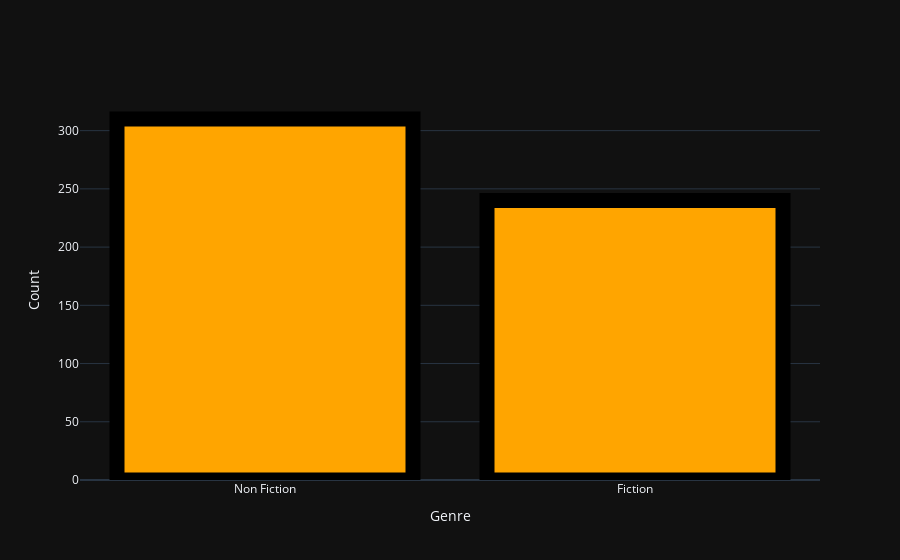

Notebook cell for this chart:
### Markdown cell above
#### OS MAIS VENDIDOS DE FICÇÃO E NÃO FICÇÃO

### Code cell
temp_df = dados['Genre'].value_counts().reset_index()


trace1 = go.Bar(
                x = temp_df['index'],
                y = temp_df['Genre'],
                marker = dict(color= 'rgb(255,165,0)',
                              line=dict(color='rgb(0,0,0)',width=15)))
layout = go.Layout(template= "plotly_dark", xaxis = dict(title = 'Genre'), yaxis = dict(title = 'Count'))
fig = go.Figure(data = [trace1], layout = layout)
fig.show()

### Figure 1 — Plotly figure (JSON) as saved in the notebook; plotly's stock layout.template omitted (floating-point values rounded to 4 significant figures)
{"data": [{"marker": {"color": "rgb(255,165,0)", "line": {"color": "rgb(0,0,0)", "width": 15}}, "type": "bar", "x": ["Non Fiction", "Fiction"], "y": [310, 240]}], "layout": {"xaxis": {"title": {"text": "Genre"}}, "yaxis": {"title": {"text": "Count"}}}}
